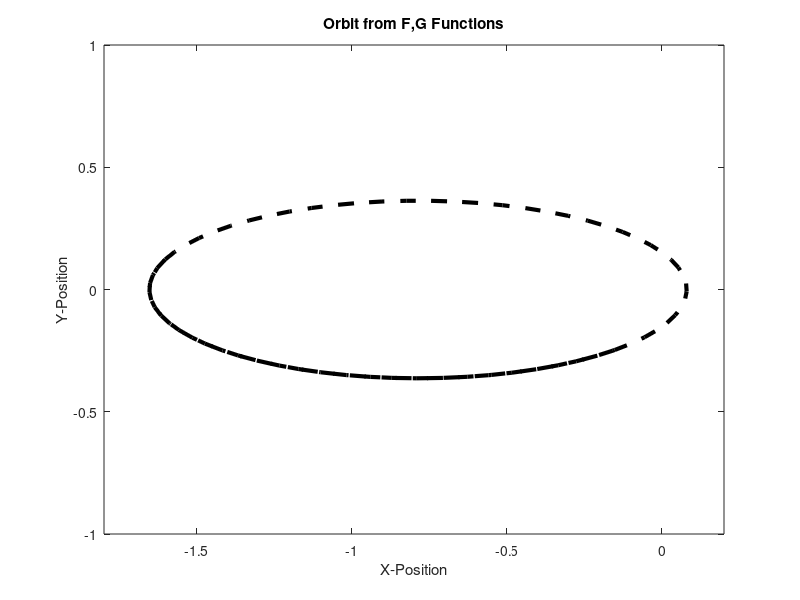

Recreate this plot in MATLAB. (Note: this script raises an error after producing the figure.)
%% prob 1.1 - orbit determination
% constants from problem
R0 = [0.0468388; 1.60929; 0];
V0 = [0.0134275; 0.00898728; 0];
mu = 0.00295;
V_norm = norm(V0);
R_norm =  norm(R0);

% eccentricity vector
e_vec = cross(V0,cross(R0,V0))/mu - R0/R_norm;
e = norm(e_vec);

% find semi-major axis
a = (2/R_norm - V_norm^2/mu)^-1;

% find angular momentum
h_vec = cross(R0,V0);
h = norm(h_vec);

% parameter of ellipse
p_param = a*(1-e^2);

%% prob 1.2 - coordinate system
ihatE = e_vec/e;
ihatH = h_vec/h;
ihatP = cross(ihatH,ihatE);

A = [ihatE, ihatP, ihatH]'; 
r0 = A*R0;
v0 = A*V0;

%% prob 1.3 - what is E0?
r0_norm = norm(r0);
v0_norm = norm(v0);
sigma0 = dot(r0,v0) / sqrt(mu);
%E0 = atan2((sigma0/sqrt(a)),(1-r0_norm/a)); %equivalent expression
E0 = acos((a-r0_norm)/(a*e));

%% prob 1.4 - express values of x, y coordinate using E
% expf02 = sqrt((1+e) / (1-e)) * tan(E0/2);
% f0 = 2 * atan(expf02);

n = sqrt(mu/a^3);
t0 = (1/n) * (E0 - e*sin(E0));
Et = linspace(E0,E0+9,100)';
Etilde = Et-E0;
t = (Et - e*sin(Et))/n;
F = 1 - (a/r0_norm)*(1-cos(Etilde));
G = (t-t0) + sqrt(a^3/mu)*(sin(Etilde)-Etilde);
%Fdot = -sqrt(mu*a)/(r*r0_norm)*sin(Etilde);
%Gdot = 1 - (a/r)*(1-cos(Etilde));
x0 = r0(1);
y0 = r0(2);
xdot0 = v0(1);
ydot0 = v0(2);
x = x0*F + xdot0*G;
y = y0*F + ydot0*G;

figure; 
plot(x,y,'--k','LineWidth',3); hold on;
xlabel('X-Position');
ylabel('Y-Position');
xlim([-1.8,0.2]); ylim([-1,1]);
title('Orbit from F,G Functions')
% axh = gca; % use current axes
% linestyle = ':'; % dotted
% line(get(axh,'XLim'), [0 0], 'Color', 'k', 'LineStyle', linestyle);
% line([0 0], get(axh,'YLim'), 'Color', 'k', 'LineStyle', linestyle);
%% prob 1.5 - perform an initial value calculation
% plot the orbit
p.mu_AUD = mu;
inits = [x0 y0 xdot0 ydot0];
% time span (one period)
tf = 2*pi*a^(3/2)/sqrt(p.mu_AUD);
tspan = linspace(0,tf+0.05*tf,500);
% solve ode
opts = odeset;
[ts,z]=ode45(@rhs,tspan,inits,opts,p);

% add to above plot
plot(z(:,1),z(:,2),'-x'); hold on;
title('Orbit');
xlim([-1.8,0.2]); ylim([-1,1]);
xlabel('X-Position');
ylabel('Y-Position');
axh = gca; % use current axes
linestyle = ':'; % dotted
line(get(axh,'XLim'), [0 0], 'Color', 'k', 'LineStyle', linestyle);
line([0 0], get(axh,'YLim'), 'Color', 'k', 'LineStyle', linestyle);
legend('F,G functions','One-Body EOM');

%% prob 1.6 - series expansion
clear t
t = linspace(t0,1.25*tf,100); 
h0 = mu/r0_norm^3;
p0 = dot(r0,v0)/r0_norm^2;
f = 1 - h0*((t - t0).^2)/2 + h0*p0*((t - t0).^3)/2;
g = (t - t0) - h0*((t - t0).^3)/6;
x2 = f*x0 + g*xdot0;
y2 = f*y0 + g*ydot0;

figure
plot(x2,y2,'-g','LineWidth',3); hold on;
plot(x,y,'--k','LineWidth',2);
title('Orbit via Series Expansion');
xlim([-1.8,0.2]); ylim([-1,1]);
xlabel('X-Position');
ylabel('Y-Position');
axh = gca; % use current axes
linestyle = ':'; % dotted
line(get(axh,'XLim'), [0 0], 'Color', 'k', 'LineStyle', linestyle);
line([0 0], get(axh,'YLim'), 'Color', 'k', 'LineStyle', linestyle);
legend('Series Expansion','F,G Functions');